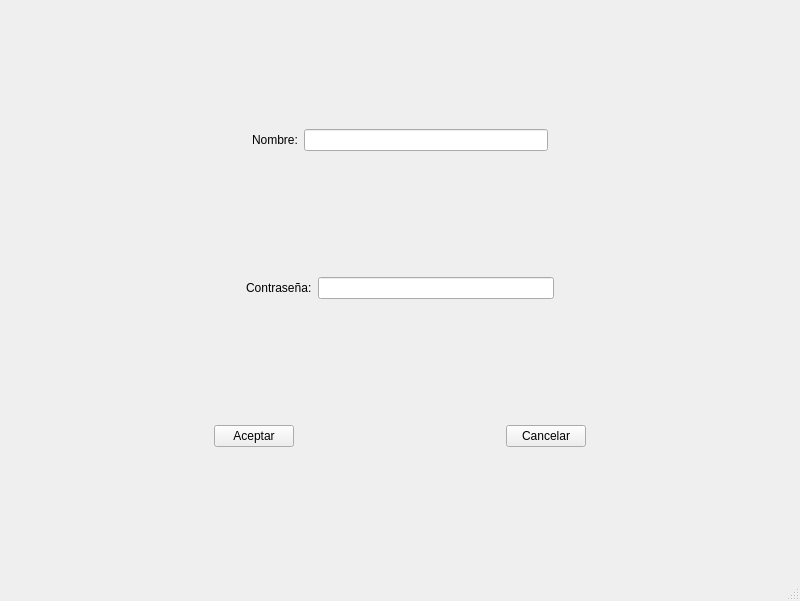
<?xml version="1.0" encoding="UTF-8"?>
<ui version="4.0">
 <class>MainWindow</class>
 <widget class="QMainWindow" name="MainWindow">
  <property name="geometry">
   <rect>
    <x>0</x>
    <y>0</y>
    <width>800</width>
    <height>601</height>
   </rect>
  </property>
  <property name="windowTitle">
   <string>MainWindow</string>
  </property>
  <widget class="QWidget" name="centralwidget">
   <layout class="QVBoxLayout" name="verticalLayout">
    <item>
     <layout class="QHBoxLayout" name="horizontalLayout">
      <item>
       <spacer name="horizontalSpacer_6">
        <property name="orientation">
         <enum>Qt::Orientation::Horizontal</enum>
        </property>
        <property name="sizeHint" stdset="0">
         <size>
          <width>40</width>
          <height>20</height>
         </size>
        </property>
       </spacer>
      </item>
      <item>
       <widget class="QLabel" name="label">
        <property name="text">
         <string>Nombre:</string>
        </property>
       </widget>
      </item>
      <item>
       <widget class="QLineEdit" name="lineEdit"/>
      </item>
      <item>
       <spacer name="horizontalSpacer_7">
        <property name="orientation">
         <enum>Qt::Orientation::Horizontal</enum>
        </property>
        <property name="sizeHint" stdset="0">
         <size>
          <width>40</width>
          <height>20</height>
         </size>
        </property>
       </spacer>
      </item>
     </layout>
    </item>
    <item>
     <layout class="QHBoxLayout" name="horizontalLayout_2">
      <item>
       <spacer name="horizontalSpacer_4">
        <property name="orientation">
         <enum>Qt::Orientation::Horizontal</enum>
        </property>
        <property name="sizeHint" stdset="0">
         <size>
          <width>40</width>
          <height>20</height>
         </size>
        </property>
       </spacer>
      </item>
      <item>
       <widget class="QLabel" name="label_2">
        <property name="text">
         <string>Contraseña:</string>
        </property>
       </widget>
      </item>
      <item>
       <widget class="QLineEdit" name="lineEdit_2"/>
      </item>
      <item>
       <spacer name="horizontalSpacer_5">
        <property name="orientation">
         <enum>Qt::Orientation::Horizontal</enum>
        </property>
        <property name="sizeHint" stdset="0">
         <size>
          <width>40</width>
          <height>20</height>
         </size>
        </property>
       </spacer>
      </item>
     </layout>
    </item>
    <item>
     <layout class="QHBoxLayout" name="horizontalLayout_3">
      <item>
       <spacer name="horizontalSpacer">
        <property name="orientation">
         <enum>Qt::Orientation::Horizontal</enum>
        </property>
        <property name="sizeHint" stdset="0">
         <size>
          <width>40</width>
          <height>20</height>
         </size>
        </property>
       </spacer>
      </item>
      <item>
       <widget class="QPushButton" name="pushButton">
        <property name="text">
         <string>Aceptar</string>
        </property>
       </widget>
      </item>
      <item>
       <spacer name="horizontalSpacer_2">
        <property name="orientation">
         <enum>Qt::Orientation::Horizontal</enum>
        </property>
        <property name="sizeHint" stdset="0">
         <size>
          <width>40</width>
          <height>20</height>
         </size>
        </property>
       </spacer>
      </item>
      <item>
       <widget class="QPushButton" name="pushButton_2">
        <property name="text">
         <string>Cancelar</string>
        </property>
       </widget>
      </item>
      <item>
       <spacer name="horizontalSpacer_3">
        <property name="orientation">
         <enum>Qt::Orientation::Horizontal</enum>
        </property>
        <property name="sizeHint" stdset="0">
         <size>
          <width>40</width>
          <height>20</height>
         </size>
        </property>
       </spacer>
      </item>
     </layout>
    </item>
   </layout>
  </widget>
  <widget class="QMenuBar" name="menubar">
   <property name="geometry">
    <rect>
     <x>0</x>
     <y>0</y>
     <width>800</width>
     <height>33</height>
    </rect>
   </property>
  </widget>
  <widget class="QStatusBar" name="statusbar"/>
 </widget>
 <resources/>
 <connections/>
</ui>
